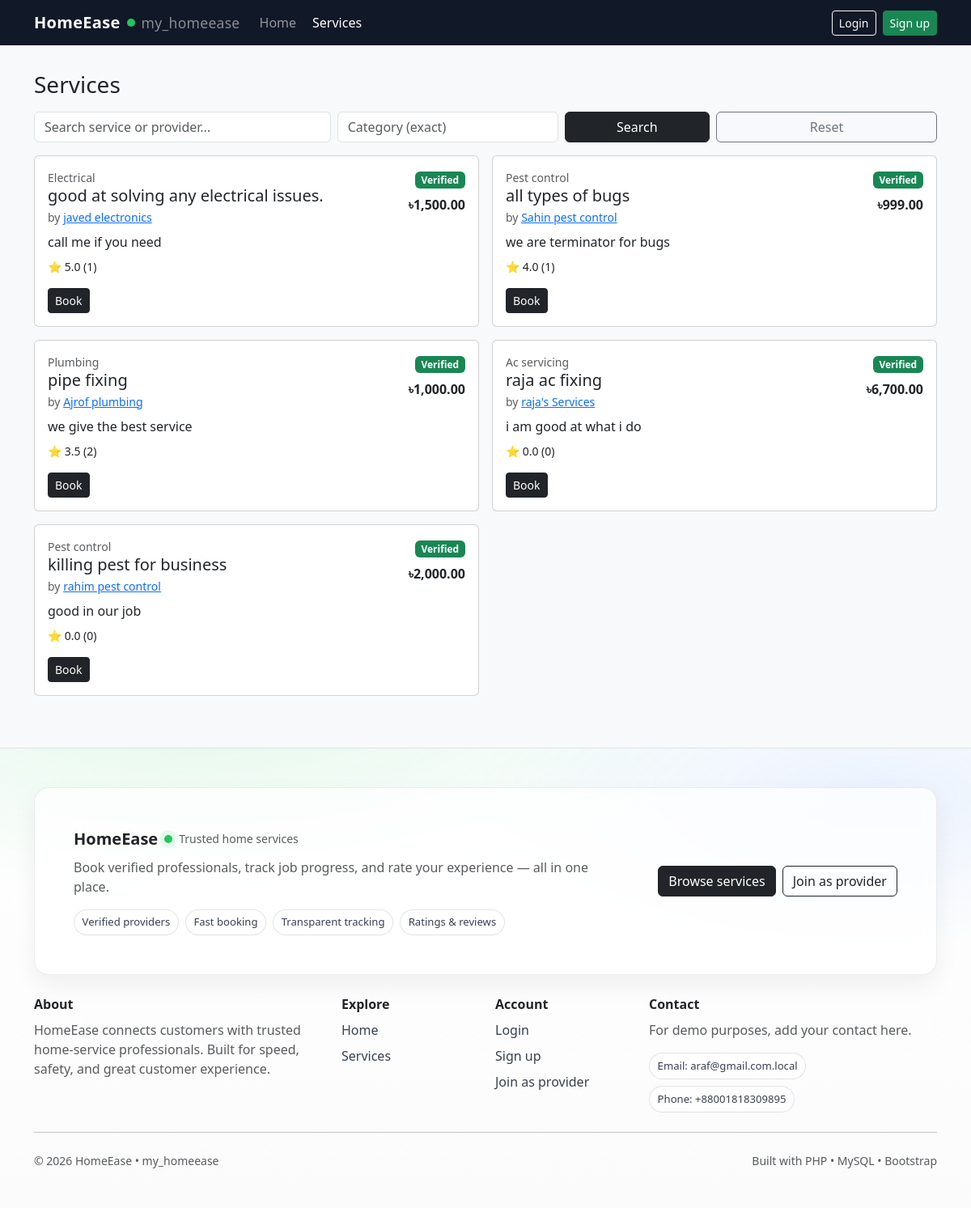
/services.php, run on the app's committed database.
### tables this page shows
CREATE TABLE `services` (
  `id` int(11) NOT NULL AUTO_INCREMENT,
  `provider_id` int(11) NOT NULL,
  `category` varchar(80) NOT NULL,
  `title` varchar(160) NOT NULL,
  `description` text DEFAULT NULL,
  `base_price` decimal(10,2) NOT NULL DEFAULT 0.00,
  `is_active` tinyint(1) NOT NULL DEFAULT 1,
  `created_at` timestamp NOT NULL DEFAULT current_timestamp(),
  PRIMARY KEY (`id`),
  KEY `idx_services_provider` (`provider_id`),
  KEY `idx_services_category` (`category`),
  CONSTRAINT `fk_services_provider` FOREIGN KEY (`provider_id`) REFERENCES `users` (`id`) ON DELETE CASCADE
);

CREATE TABLE `provider_profiles` (
  `user_id` int(11) NOT NULL,
  `business_name` varchar(160) NOT NULL,
  `bio` text DEFAULT NULL,
  `address` varchar(255) DEFAULT NULL,
  `city` varchar(80) DEFAULT NULL,
  `is_verified` tinyint(1) NOT NULL DEFAULT 0,
  `cover_photo` varchar(255) DEFAULT NULL,
  `created_at` timestamp NOT NULL DEFAULT current_timestamp(),
  `bkash_number` varchar(30) DEFAULT NULL,
  `nagad_number` varchar(30) DEFAULT NULL,
  `nid_file` varchar(255) DEFAULT NULL,
  `trade_license_file` varchar(255) DEFAULT NULL,
  `verification_status` enum('not_submitted','pending','approved','rejected') NOT NULL DEFAULT 'not_submitted',
  `verification_note` varchar(255) DEFAULT NULL,
  PRIMARY KEY (`user_id`),
  CONSTRAINT `fk_provider_user` FOREIGN KEY (`user_id`) REFERENCES `users` (`id`) ON DELETE CASCADE
);

### app/helpers.php (called while the page is built, shortened)
<?php
function e(string $s): string {
  return htmlspecialchars($s, ENT_QUOTES, 'UTF-8');
}
function base_url(string $path = ''): string {
  $config = require __DIR__ . '/config.php';
  $base = rtrim($config['app']['base_url'], '/');
  $path = ltrim($path, '/');
  return $base . ($path ? '/' . $path : '');
}

### app/config.php (called while the page is built, shortened)
<?php
$environment = 'production';
if ($environment === 'production') {
  return [
    'db' => [
      'host'    => 'sql207.infinityfreeapp.com',
      'name'    => 'if0_41296449_my_homeease',
      'user'    => 'if0_41296449',
      'pass'    => 'araf1164araf',
      'charset' => 'utf8mb4',
    ],
    'app' => [
      'base_url' => '/public',
    ],
  ];
}

### public/services.php (the view, shortened to what this page needs)
<?php
require_once __DIR__ . '/../app/db.php';
require_once __DIR__ . '/../app/helpers.php';
require __DIR__ . '/../app/views/header.php';
$category = trim($_GET['category'] ?? '');
$q = trim($_GET['q'] ?? '');
$params = [];
$where = "s.is_active=1 AND u.is_active=1";
$sql = "
SELECT s.*, p.business_name, p.city, p.is_verified,
       COALESCE(AVG(r.rating),0) AS avg_rating,
       COUNT(r.id) AS review_count
FROM services s
JOIN users u ON u.id = s.provider_id
JOIN provider_profiles p ON p.user_id = s.provider_id
LEFT JOIN reviews r ON r.provider_id = s.provider_id
WHERE $where
GROUP BY s.id
ORDER BY p.is_verified DESC, avg_rating DESC, review_count DESC, s.created_at DESC
LIMIT 100";
$stmt = $pdo->prepare($sql);
$stmt->execute($params);
$services = $stmt->fetchAll();
?>
<h1 class="h3 mb-3">Services</h1>
<form class="row g-2 mb-3" method="get">
  <div class="col-12 col-md-4">
    <input class="form-control" name="q" value="<?= e($q) ?>" placeholder="Search service or provider...">
  </div>
  <div class="col-12 col-md-3">
    <input class="form-control" name="category" value="<?= e($category) ?>" placeholder="Category (exact)">
  </div>
  <div class="col-12 col-md-2">
    <button class="btn btn-dark w-100" type="submit">Search</button>
  </div>
  <div class="col-12 col-md-3">
    <a class="btn btn-outline-secondary w-100" href="<?= e(base_url('services.php')) ?>">Reset</a>
  </div>
</form>
<div class="row g-3">
<?php foreach ($services as $s): ?>
  <div class="col-12 col-md-6">
    <div class="card h-100">
      <div class="card-body">
        <div class="d-flex justify-content-between align-items-start">
          <div>
            <div class="text-muted small"><?= e($s['category']) ?></div>
            <div class="h5 mb-1"><?= e($s['title']) ?></div>
            <div class="text-muted small">by <a href="<?= e(base_url('provider_profile.php?id='.(int)$s['provider_id'])) ?>"><?= e($s['business_name']) ?></a></div>
          </div>
          <div class="text-end">
            <?php if ((int)$s['is_verified']===1): ?><span class="badge text-bg-success">Verified</span><?php endif; ?>
            <div class="mt-2 fw-semibold">৳<?= e(number_format((float)$s['base_price'],2)) ?></div>
          </div>
        </div>
        <p class="mt-2 mb-2"><?= e(mb_strimwidth((string)$s['description'], 0, 160, '...')) ?></p>
        <div class="small">⭐ <?= number_format((float)$s['avg_rating'],1) ?> (<?= (int)$s['review_count'] ?>)</div>
        <a class="btn btn-sm btn-dark mt-3" href="<?= e(base_url('book.php?service_id='.(int)$s['id'])) ?>">Book</a>
      </div>
    </div>
  </div>
<?php endforeach; ?>
</div>
<?php require __DIR__ . '/../app/views/footer.php'; ?>

### app/views/header.php (style rules this page uses)
:root { --brand: #111827; }

### data on the page
services: category "Electrical", title "good at solving any electrical issues.", provider_profiles.business_name "javed electronics", base_price "1,500.00", description "call me if you need", avg_rating "5.0", review_count "1"
services: category "Pest control", title "all types of bugs", provider_profiles.business_name "Sahin pest control", base_price "999.00", description "we are terminator for bugs", avg_rating "4.0", review_count "1"
services: category "Plumbing", title "pipe fixing", provider_profiles.business_name "Ajrof plumbing", base_price "1,000.00", description "we give the best service", avg_rating "3.5", review_count "2"
services: category "Ac servicing", title "raja ac fixing", provider_profiles.business_name "raja's Services", base_price "6,700.00", description "i am good at what i do", avg_rating "0.0", review_count "0"
services: category "Pest control", title "killing pest for business", provider_profiles.business_name "rahim pest control", base_price "2,000.00", description "good in our job", avg_rating "0.0", review_count "0"
